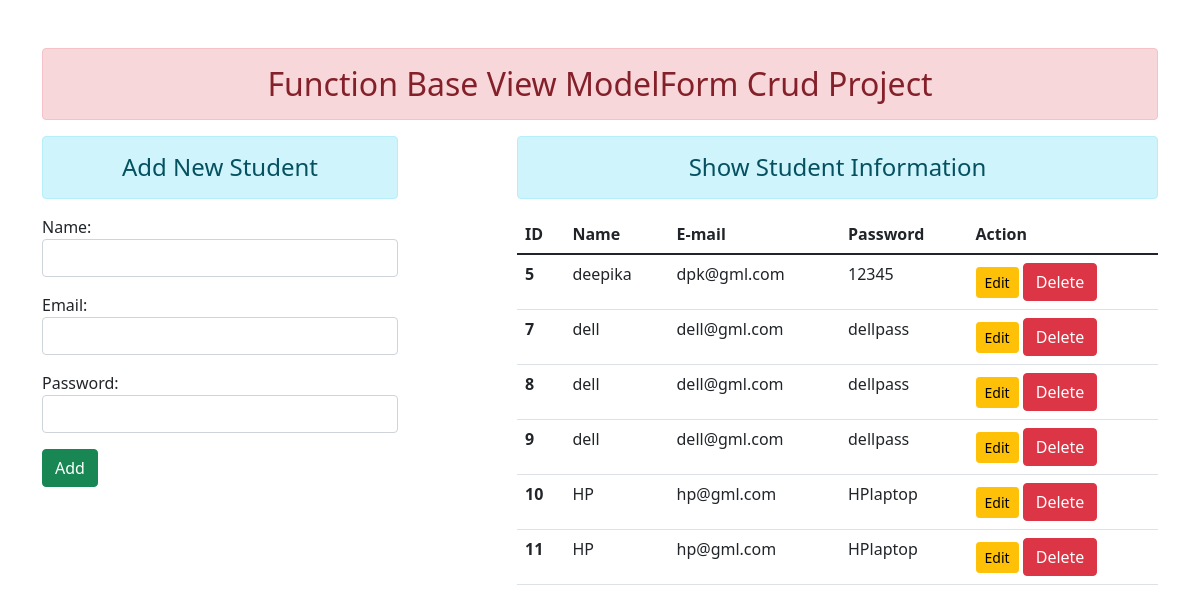
Before: / with the older database file.
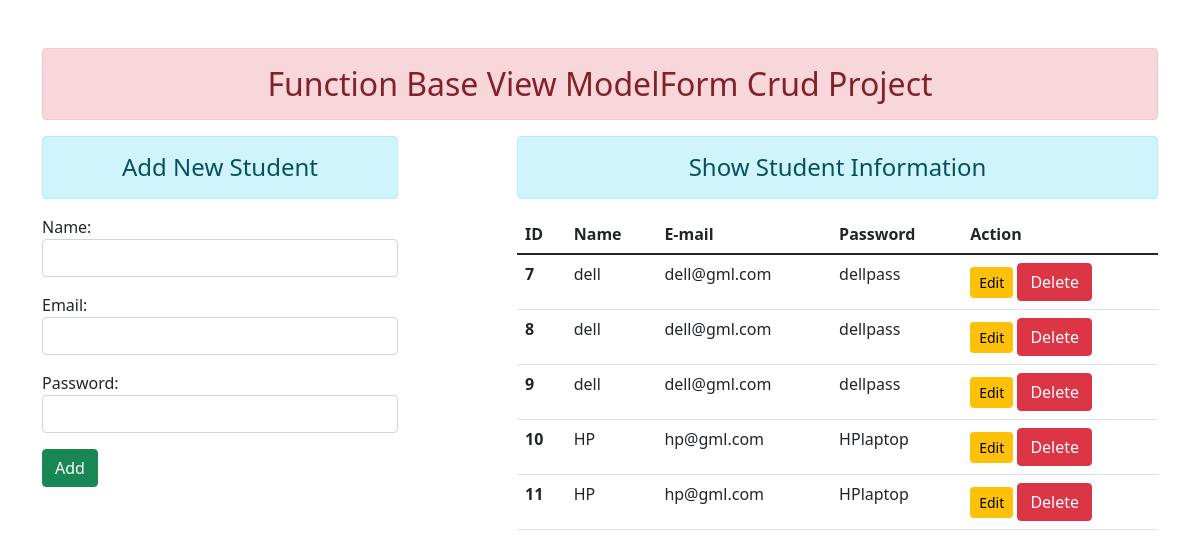
After: the same page with the newer database file.
### enroll/models.py (models this page shows)
class User(models.Model):
    name = models.CharField(max_length=70)
    email = models.EmailField(max_length=100)
    password = models.CharField(max_length=100)

### enroll/views.py (the view)
# urls.py: path('', views.add_show, name='addandshow'),
def add_show(request):
    if request.method == "POST":
        fm = StudentRegistration(request.POST)
        if fm.is_valid():
            nm = fm.cleaned_data["name"]
            em = fm.cleaned_data["email"]
            pw = fm.cleaned_data["password"]
            reg = User(name=nm, email=em, password=pw)
            reg.save()
            fm = StudentRegistration()
    else:
        fm = StudentRegistration()
    stud = User.objects.all()
    return render(request, "enroll/add&show.html", {"form": fm, 'stu': stud})

### enroll/forms.py
class StudentRegistration(forms.ModelForm):
    class Meta:
        model = User
        fields = ['name', 'email', 'password']
        widgets ={
          'name': forms.TextInput(attrs={'class': 'form-control'}),
          'email': forms.EmailInput(attrs={'class': 'form-control'}),
          'password': forms.PasswordInput(render_value=True, attrs={'class': 'form-control'}),
        }

### enroll/templates/enroll/add&show.html (shortened to what this page needs)
{% extends 'enroll/base.html' %}
{% block content %}
<div class='row'>
  <div class='col-sm-4'>
    <h4 class='text-center alert alert-info'>Add New Student</h4>
    <form action="" method="POST">
      {{form.as_p}}
      <input type='submit' class='btn btn-success' value='Add'>
    </form>
  </div>
  <div class='col-sm-7 offset-1'>
    <h4 class='text-center alert alert-info'>Show Student Information</h4>
    {% if stu %}
    <table class="table table-hover">
      <thread>
        <tr>
          <th scope='col'>ID</th>
          <th scope='col'>Name</th>
          <th scope='col'>E-mail</th>
          <th scope='col'>Password</th>
          <th scope='col'>Action</th>
        </tr>
      </thread>
      <tbody>
        {% for st in stu %}
        <tr>
          <th scope="row">{{st.id}}</th>
          <td>{{st.name}}</td>
          <td>{{st.email}}</td>
          <td>{{st.password}}</td>
          <td>
            <a href="{% url 'updatedata' st.id %}" class='btn btn-warning btn-sm'>Edit</a>
           <form action='{% url "deletedata" st.id %}' method="post" class ="d-inline"> {% csrf_token %}
             <input type='submit' class='btn btn-danger'
             value='Delete'>
           </form>
          </td>
        </tr>
        {% endfor %}
      </tbody>
    </table>
    {% else %}
     <h4 class="text-center alert alert-warning">No Records</h4>
    {% endif %}
  </div>
</div>
{% endblock content %}

### enroll/templates/enroll/base.html (shortened to what this page needs)
{% load static %}
<html>
<head>
  <link rel="stylesheet" href="{% static 'enroll/css/bootstrap.css' %}">
</head>
<body>
 <div class="container mt-5">
  <h2 class="text-center alert alert-danger">Function Base View ModelForm Crud Project</h2>
  {% block content %}{% endblock content %}
 </div>
</body>
</html>

Changed rows visible on the page:
removed User: id "5", name "deepika", email "dpk@gml.com", password "12345"
